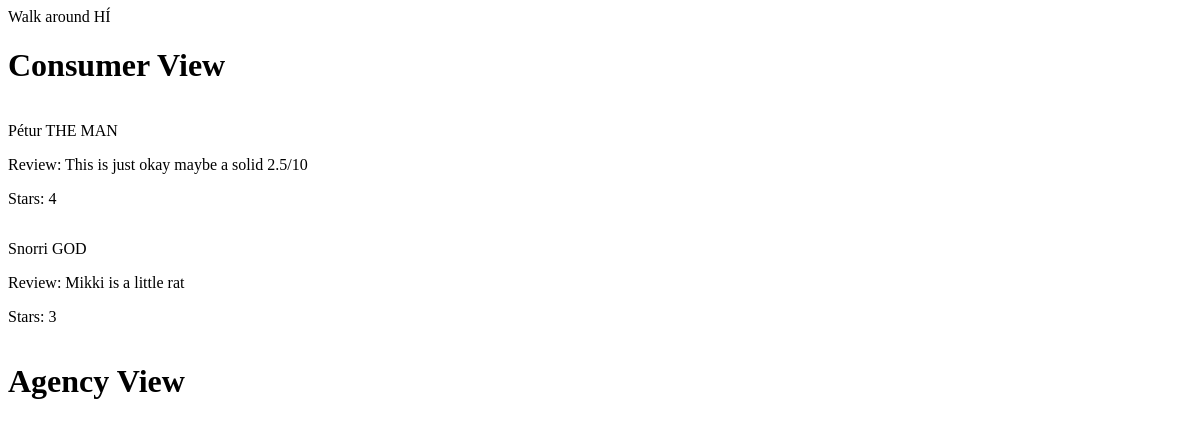
Page /booking.php?Walk around HÍ on the committed database.
### tables this page shows
CREATE TABLE users (id INTEGER PRIMARY KEY AUTOINCREMENT, firstName VARCHAR (255), lastName VARCHAR (255), age INTEGER (3), gender VARCHAR (1), userType_id REFERENCES userTypes (id), userName VARCHAR (255) UNIQUE, password VARCHAR (255));

CREATE TABLE reviews (id INTEGER PRIMARY KEY AUTOINCREMENT, trip_id REFERENCES trips (id), writer_id REFERENCES Users (ID) ON DELETE CASCADE ON UPDATE CASCADE, reviewText TEXT, Stars INTEGER (1) NOT NULL);

### booking.php (the view, shortened to what this page needs)
<!DOCTYPE html>
<html lang="en">
<head>
    <link rel="stylesheet" href="styles.css">
</head>
<body>
    <?php
        $test = $_SERVER['REQUEST_URI'];
        $test = explode('?', $test)[1];
        $test = urldecode($test);
        echo $test;
        $db = new SQLite3('dayTriper.db');
        $tripResults = $db->query('SELECT * FROM trips');
        While ($revTrip = $tripResults->fetchArray()) {
            if ($test == $revTrip['name']) {
                $reviewId = $revTrip['id'];
            }
        }
        echo "<h1>Consumer View</h1>";
        echo "<div class='reviews__container'>";
            $revResults = $db->query('SELECT * FROM reviews WHERE trip_id = '.$reviewId);
            while ($revRun = $revResults->fetchArray()) {
                $writer = $revRun['writer_id'];
                $writerResults = $db->query('SELECT firstName, lastName FROM users WHERE id = '.$writer);
                echo "<div class'reviews'>";
                    while ($writerRun = $writerResults->fetchArray()) {
                        echo "<p>".$writerRun['firstName']." ".$writerRun['lastName']."</p>";
                    }
                    echo "<p>Review: ".$revRun['reviewText']."</p>";
                    echo "<p>Stars: ".$revRun['Stars']."</p>";
                echo "</div>";
            }
        echo "</div>";
        echo "<h1>Agency View</h1>";
    ?>
</body>
</html>

### styles.css (style rules this page uses)
.reviews__container { display: flex; flex-direction: column; }

### rows in the picture
reviews: reviewText "This is just okay maybe a solid 2.5/10", Stars "4"
users: firstName "Pétur", lastName "THE MAN"
reviews: reviewText "Mikki is a little rat", Stars "3"
users: firstName "Snorri", lastName "GOD"

### other values in the picture
$test "Walk around HÍ"
